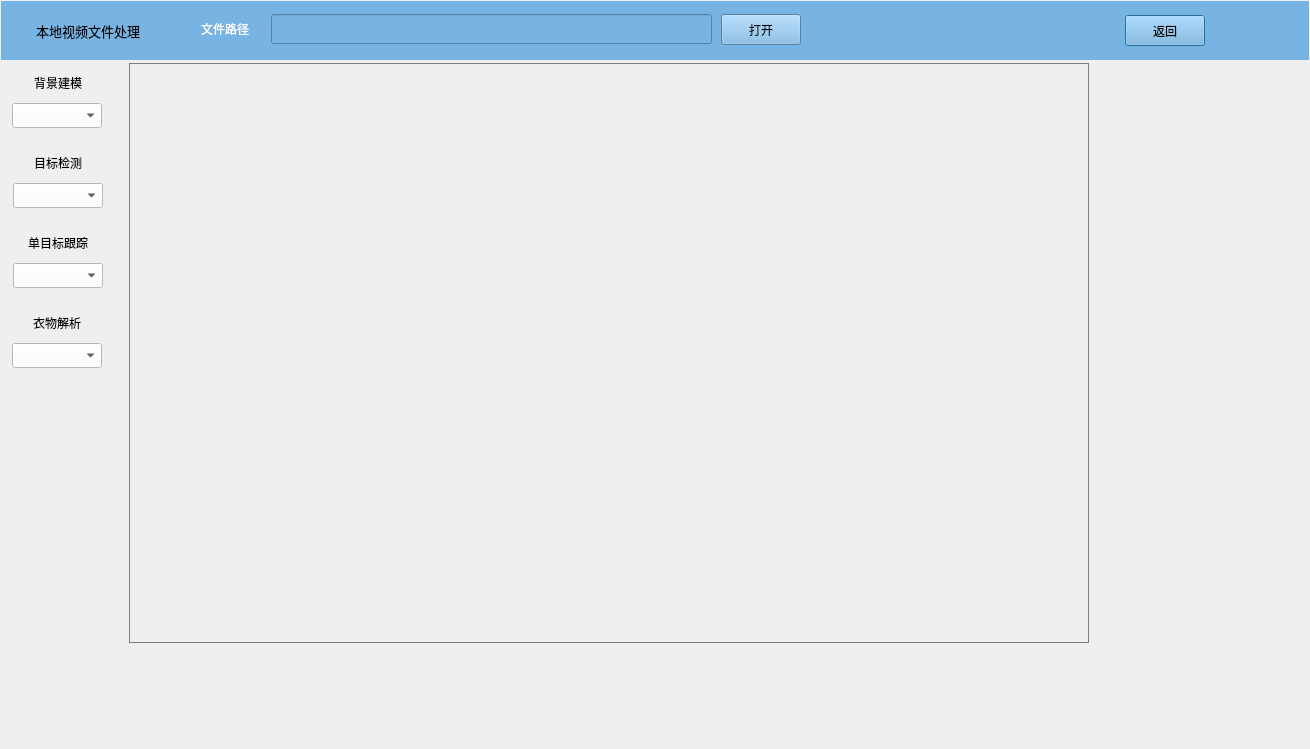
<?xml version="1.0" encoding="UTF-8"?>
<ui version="4.0">
 <class>offline</class>
 <widget class="QDialog" name="offline">
  <property name="geometry">
   <rect>
    <x>0</x>
    <y>0</y>
    <width>1310</width>
    <height>749</height>
   </rect>
  </property>
  <property name="sizePolicy">
   <sizepolicy hsizetype="Preferred" vsizetype="Preferred">
    <horstretch>0</horstretch>
    <verstretch>0</verstretch>
   </sizepolicy>
  </property>
  <property name="windowTitle">
   <string>Dialog</string>
  </property>
  <layout class="QGridLayout" name="gridLayout">
   <property name="leftMargin">
    <number>1</number>
   </property>
   <property name="topMargin">
    <number>1</number>
   </property>
   <property name="rightMargin">
    <number>1</number>
   </property>
   <property name="bottomMargin">
    <number>1</number>
   </property>
   <property name="spacing">
    <number>1</number>
   </property>
   <item row="0" column="0">
    <widget class="QWidget" name="widge_title" native="true">
     <property name="enabled">
      <bool>true</bool>
     </property>
     <property name="sizePolicy">
      <sizepolicy hsizetype="Preferred" vsizetype="Preferred">
       <horstretch>0</horstretch>
       <verstretch>0</verstretch>
      </sizepolicy>
     </property>
     <property name="minimumSize">
      <size>
       <width>100</width>
       <height>59</height>
      </size>
     </property>
     <property name="styleSheet">
      <string notr="true">background-color:#78b4e3;</string>
     </property>
     <widget class="QLabel" name="label_ico">
      <property name="geometry">
       <rect>
        <x>1</x>
        <y>5</y>
        <width>30</width>
        <height>50</height>
       </rect>
      </property>
      <property name="sizePolicy">
       <sizepolicy hsizetype="Fixed" vsizetype="Preferred">
        <horstretch>0</horstretch>
        <verstretch>0</verstretch>
       </sizepolicy>
      </property>
      <property name="minimumSize">
       <size>
        <width>30</width>
        <height>0</height>
       </size>
      </property>
      <property name="text">
       <string/>
      </property>
      <property name="alignment">
       <set>Qt::AlignCenter</set>
      </property>
     </widget>
     <widget class="QLabel" name="label_title">
      <property name="geometry">
       <rect>
        <x>35</x>
        <y>5</y>
        <width>104</width>
        <height>50</height>
       </rect>
      </property>
      <property name="sizePolicy">
       <sizepolicy hsizetype="Fixed" vsizetype="Preferred">
        <horstretch>0</horstretch>
        <verstretch>0</verstretch>
       </sizepolicy>
      </property>
      <property name="font">
       <font>
        <family>微软雅黑</family>
        <pointsize>10</pointsize>
        <weight>50</weight>
        <italic>false</italic>
        <bold>false</bold>
       </font>
      </property>
      <property name="styleSheet">
       <string notr="true">font:10pt &quot;微软雅黑&quot;;</string>
      </property>
      <property name="text">
       <string>本地视频文件处理</string>
      </property>
     </widget>
     <widget class="QPushButton" name="btn_back">
      <property name="geometry">
       <rect>
        <x>1124</x>
        <y>14</y>
        <width>80</width>
        <height>31</height>
       </rect>
      </property>
      <property name="sizePolicy">
       <sizepolicy hsizetype="Fixed" vsizetype="Fixed">
        <horstretch>0</horstretch>
        <verstretch>0</verstretch>
       </sizepolicy>
      </property>
      <property name="text">
       <string>返回</string>
      </property>
     </widget>
     <widget class="QLabel" name="label_dir">
      <property name="geometry">
       <rect>
        <x>200</x>
        <y>13</y>
        <width>60</width>
        <height>30</height>
       </rect>
      </property>
      <property name="sizePolicy">
       <sizepolicy hsizetype="Fixed" vsizetype="Preferred">
        <horstretch>0</horstretch>
        <verstretch>0</verstretch>
       </sizepolicy>
      </property>
      <property name="styleSheet">
       <string notr="true">color:white;</string>
      </property>
      <property name="text">
       <string>文件路径</string>
      </property>
     </widget>
     <widget class="QPushButton" name="btn_open">
      <property name="geometry">
       <rect>
        <x>720</x>
        <y>13</y>
        <width>80</width>
        <height>31</height>
       </rect>
      </property>
      <property name="sizePolicy">
       <sizepolicy hsizetype="Fixed" vsizetype="Fixed">
        <horstretch>0</horstretch>
        <verstretch>0</verstretch>
       </sizepolicy>
      </property>
      <property name="text">
       <string>打开</string>
      </property>
     </widget>
     <widget class="QLineEdit" name="text_dir">
      <property name="geometry">
       <rect>
        <x>270</x>
        <y>13</y>
        <width>441</width>
        <height>30</height>
       </rect>
      </property>
     </widget>
    </widget>
   </item>
   <item row="1" column="0">
    <widget class="QWidget" name="widget_main" native="true">
     <property name="styleSheet">
      <string notr="true">font:9pt &quot;微软雅黑&quot;;</string>
     </property>
     <layout class="QHBoxLayout" name="horizontalLayout_2">
      <property name="leftMargin">
       <number>1</number>
      </property>
      <property name="topMargin">
       <number>1</number>
      </property>
      <property name="rightMargin">
       <number>1</number>
      </property>
      <property name="bottomMargin">
       <number>1</number>
      </property>
      <item>
       <widget class="QWidget" name="widget_left" native="true">
        <property name="sizePolicy">
         <sizepolicy hsizetype="Preferred" vsizetype="Preferred">
          <horstretch>0</horstretch>
          <verstretch>0</verstretch>
         </sizepolicy>
        </property>
        <property name="minimumSize">
         <size>
          <width>120</width>
          <height>0</height>
         </size>
        </property>
        <property name="maximumSize">
         <size>
          <width>120</width>
          <height>16777215</height>
         </size>
        </property>
        <widget class="QWidget" name="deteciton" native="true">
         <property name="geometry">
          <rect>
           <x>10</x>
           <y>1</y>
           <width>635</width>
           <height>683</height>
          </rect>
         </property>
         <property name="sizePolicy">
          <sizepolicy hsizetype="Preferred" vsizetype="Preferred">
           <horstretch>0</horstretch>
           <verstretch>0</verstretch>
          </sizepolicy>
         </property>
         <property name="minimumSize">
          <size>
           <width>98</width>
           <height>0</height>
          </size>
         </property>
         <widget class="QComboBox" name="cbox_od">
          <property name="geometry">
           <rect>
            <x>1</x>
            <y>120</y>
            <width>90</width>
            <height>25</height>
           </rect>
          </property>
          <property name="styleSheet">
           <string notr="true">background-color:white;color:black;</string>
          </property>
         </widget>
         <widget class="QLabel" name="lab_od">
          <property name="geometry">
           <rect>
            <x>1</x>
            <y>90</y>
            <width>90</width>
            <height>20</height>
           </rect>
          </property>
          <property name="sizePolicy">
           <sizepolicy hsizetype="Minimum" vsizetype="Fixed">
            <horstretch>0</horstretch>
            <verstretch>0</verstretch>
           </sizepolicy>
          </property>
          <property name="styleSheet">
           <string notr="true">color:black;</string>
          </property>
          <property name="text">
           <string>目标检测</string>
          </property>
          <property name="alignment">
           <set>Qt::AlignCenter</set>
          </property>
         </widget>
         <widget class="QLabel" name="lab_bg">
          <property name="geometry">
           <rect>
            <x>1</x>
            <y>10</y>
            <width>90</width>
            <height>20</height>
           </rect>
          </property>
          <property name="sizePolicy">
           <sizepolicy hsizetype="Minimum" vsizetype="Fixed">
            <horstretch>0</horstretch>
            <verstretch>0</verstretch>
           </sizepolicy>
          </property>
          <property name="styleSheet">
           <string notr="true">color:black;</string>
          </property>
          <property name="text">
           <string>背景建模</string>
          </property>
          <property name="alignment">
           <set>Qt::AlignCenter</set>
          </property>
         </widget>
         <widget class="QComboBox" name="cbox_bg">
          <property name="geometry">
           <rect>
            <x>0</x>
            <y>40</y>
            <width>90</width>
            <height>25</height>
           </rect>
          </property>
          <property name="styleSheet">
           <string notr="true">background-color:white;color:black;</string>
          </property>
         </widget>
         <widget class="QLabel" name="lab_sot">
          <property name="geometry">
           <rect>
            <x>1</x>
            <y>170</y>
            <width>90</width>
            <height>20</height>
           </rect>
          </property>
          <property name="sizePolicy">
           <sizepolicy hsizetype="Minimum" vsizetype="Fixed">
            <horstretch>0</horstretch>
            <verstretch>0</verstretch>
           </sizepolicy>
          </property>
          <property name="styleSheet">
           <string notr="true">color:black;</string>
          </property>
          <property name="text">
           <string>单目标跟踪</string>
          </property>
          <property name="alignment">
           <set>Qt::AlignCenter</set>
          </property>
         </widget>
         <widget class="QComboBox" name="cbox_sot">
          <property name="geometry">
           <rect>
            <x>1</x>
            <y>200</y>
            <width>90</width>
            <height>25</height>
           </rect>
          </property>
          <property name="styleSheet">
           <string notr="true">background-color:white;color:black;</string>
          </property>
         </widget>
         <widget class="QLabel" name="lab_sm">
          <property name="geometry">
           <rect>
            <x>0</x>
            <y>250</y>
            <width>90</width>
            <height>20</height>
           </rect>
          </property>
          <property name="sizePolicy">
           <sizepolicy hsizetype="Minimum" vsizetype="Fixed">
            <horstretch>0</horstretch>
            <verstretch>0</verstretch>
           </sizepolicy>
          </property>
          <property name="styleSheet">
           <string notr="true">color:black;</string>
          </property>
          <property name="text">
           <string>衣物解析</string>
          </property>
          <property name="alignment">
           <set>Qt::AlignCenter</set>
          </property>
         </widget>
         <widget class="QComboBox" name="cbox_sm">
          <property name="geometry">
           <rect>
            <x>0</x>
            <y>280</y>
            <width>90</width>
            <height>25</height>
           </rect>
          </property>
          <property name="styleSheet">
           <string notr="true">background-color:white;color:black;</string>
          </property>
         </widget>
        </widget>
       </widget>
      </item>
      <item>
       <widget class="QWidget" name="widget_center" native="true">
        <widget class="QLabel" name="label_play">
         <property name="geometry">
          <rect>
           <x>1</x>
           <y>1</y>
           <width>960</width>
           <height>580</height>
          </rect>
         </property>
         <property name="sizePolicy">
          <sizepolicy hsizetype="Fixed" vsizetype="Fixed">
           <horstretch>0</horstretch>
           <verstretch>0</verstretch>
          </sizepolicy>
         </property>
         <property name="minimumSize">
          <size>
           <width>960</width>
           <height>580</height>
          </size>
         </property>
         <property name="maximumSize">
          <size>
           <width>960</width>
           <height>580</height>
          </size>
         </property>
         <property name="styleSheet">
          <string notr="true">border:1px solid gray;</string>
         </property>
         <property name="text">
          <string/>
         </property>
        </widget>
       </widget>
      </item>
      <item>
       <widget class="QWidget" name="widget_right" native="true">
        <property name="sizePolicy">
         <sizepolicy hsizetype="Fixed" vsizetype="Expanding">
          <horstretch>0</horstretch>
          <verstretch>0</verstretch>
         </sizepolicy>
        </property>
        <layout class="QVBoxLayout" name="verticalLayout_2">
         <property name="leftMargin">
          <number>1</number>
         </property>
         <property name="topMargin">
          <number>1</number>
         </property>
         <property name="rightMargin">
          <number>1</number>
         </property>
         <property name="bottomMargin">
          <number>1</number>
         </property>
        </layout>
       </widget>
      </item>
     </layout>
    </widget>
   </item>
  </layout>
 </widget>
 <resources/>
 <connections/>
</ui>
